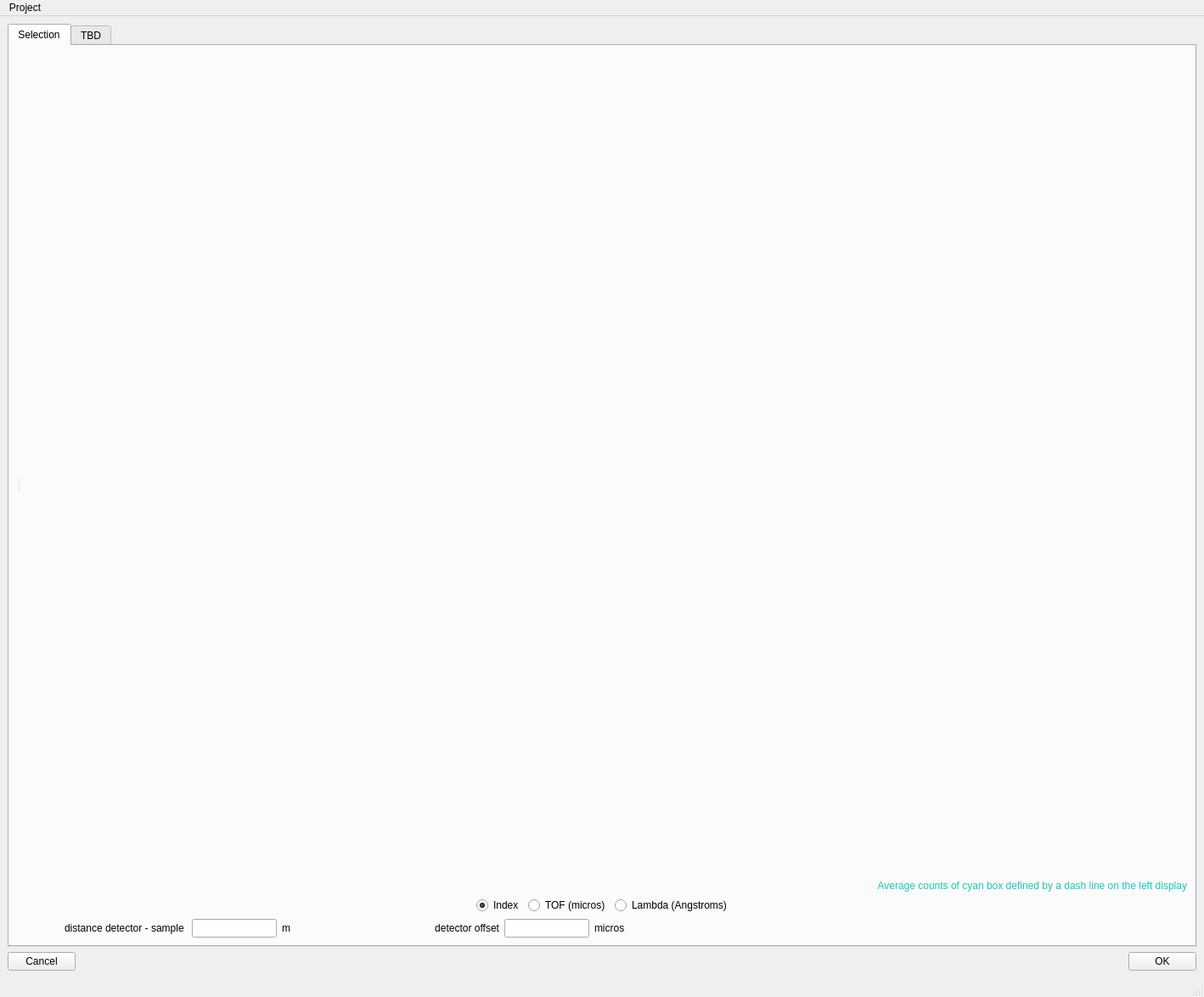
<?xml version="1.0" encoding="UTF-8"?>
<ui version="4.0">
 <class>MainWindow</class>
 <widget class="QMainWindow" name="MainWindow">
  <property name="geometry">
   <rect>
    <x>0</x>
    <y>0</y>
    <width>1418</width>
    <height>1174</height>
   </rect>
  </property>
  <property name="windowTitle">
   <string>MainWindow</string>
  </property>
  <widget class="QWidget" name="centralwidget">
   <layout class="QVBoxLayout" name="verticalLayout_4">
    <item>
     <widget class="QTabWidget" name="tabWidget">
      <property name="currentIndex">
       <number>0</number>
      </property>
      <widget class="QWidget" name="tab">
       <attribute name="title">
        <string>Selection</string>
       </attribute>
       <layout class="QVBoxLayout" name="verticalLayout_11">
        <item>
         <widget class="QSplitter" name="splitter">
          <property name="sizePolicy">
           <sizepolicy hsizetype="Expanding" vsizetype="Expanding">
            <horstretch>0</horstretch>
            <verstretch>0</verstretch>
           </sizepolicy>
          </property>
          <property name="orientation">
           <enum>Qt::Horizontal</enum>
          </property>
          <widget class="QWidget" name="layoutWidget">
           <layout class="QVBoxLayout" name="verticalLayout_7">
            <item>
             <widget class="QWidget" name="image_widget" native="true">
              <property name="sizePolicy">
               <sizepolicy hsizetype="Expanding" vsizetype="Expanding">
                <horstretch>0</horstretch>
                <verstretch>0</verstretch>
               </sizepolicy>
              </property>
             </widget>
            </item>
           </layout>
          </widget>
          <widget class="QWidget" name="layoutWidget">
           <layout class="QVBoxLayout" name="verticalLayout">
            <item>
             <widget class="QWidget" name="profile_widget" native="true">
              <property name="sizePolicy">
               <sizepolicy hsizetype="Preferred" vsizetype="Expanding">
                <horstretch>0</horstretch>
                <verstretch>0</verstretch>
               </sizepolicy>
              </property>
             </widget>
            </item>
            <item>
             <widget class="QLabel" name="info_message_about_cyan">
              <property name="palette">
               <palette>
                <active>
                 <colorrole role="WindowText">
                  <brush brushstyle="SolidPattern">
                   <color alpha="255">
                    <red>27</red>
                    <green>199</green>
                    <blue>179</blue>
                   </color>
                  </brush>
                 </colorrole>
                 <colorrole role="Text">
                  <brush brushstyle="SolidPattern">
                   <color alpha="255">
                    <red>34</red>
                    <green>217</green>
                    <blue>221</blue>
                   </color>
                  </brush>
                 </colorrole>
                </active>
                <inactive>
                 <colorrole role="WindowText">
                  <brush brushstyle="SolidPattern">
                   <color alpha="255">
                    <red>27</red>
                    <green>199</green>
                    <blue>179</blue>
                   </color>
                  </brush>
                 </colorrole>
                 <colorrole role="Text">
                  <brush brushstyle="SolidPattern">
                   <color alpha="255">
                    <red>34</red>
                    <green>217</green>
                    <blue>221</blue>
                   </color>
                  </brush>
                 </colorrole>
                </inactive>
                <disabled>
                 <colorrole role="WindowText">
                  <brush brushstyle="SolidPattern">
                   <color alpha="255">
                    <red>127</red>
                    <green>127</green>
                    <blue>127</blue>
                   </color>
                  </brush>
                 </colorrole>
                 <colorrole role="Text">
                  <brush brushstyle="SolidPattern">
                   <color alpha="255">
                    <red>127</red>
                    <green>127</green>
                    <blue>127</blue>
                   </color>
                  </brush>
                 </colorrole>
                </disabled>
               </palette>
              </property>
              <property name="text">
               <string>Average counts of cyan box defined by a dash line on the left display</string>
              </property>
              <property name="alignment">
               <set>Qt::AlignRight|Qt::AlignTrailing|Qt::AlignVCenter</set>
              </property>
             </widget>
            </item>
            <item>
             <layout class="QHBoxLayout" name="horizontalLayout_4">
              <item>
               <spacer name="horizontalSpacer_4">
                <property name="orientation">
                 <enum>Qt::Horizontal</enum>
                </property>
                <property name="sizeHint" stdset="0">
                 <size>
                  <width>40</width>
                  <height>20</height>
                 </size>
                </property>
               </spacer>
              </item>
              <item>
               <widget class="QRadioButton" name="selection_index_radiobutton">
                <property name="text">
                 <string>Index</string>
                </property>
                <property name="checked">
                 <bool>true</bool>
                </property>
               </widget>
              </item>
              <item>
               <widget class="QRadioButton" name="selection_tof_radiobutton">
                <property name="text">
                 <string>TOF (micros)</string>
                </property>
               </widget>
              </item>
              <item>
               <widget class="QRadioButton" name="selection_lambda_radiobutton">
                <property name="text">
                 <string>Lambda (Angstroms)</string>
                </property>
               </widget>
              </item>
              <item>
               <spacer name="horizontalSpacer_3">
                <property name="orientation">
                 <enum>Qt::Horizontal</enum>
                </property>
                <property name="sizeHint" stdset="0">
                 <size>
                  <width>40</width>
                  <height>20</height>
                 </size>
                </property>
               </spacer>
              </item>
             </layout>
            </item>
           </layout>
          </widget>
         </widget>
        </item>
        <item>
         <layout class="QHBoxLayout" name="horizontalLayout_2">
          <item>
           <widget class="QLabel" name="label">
            <property name="minimumSize">
             <size>
              <width>200</width>
              <height>0</height>
             </size>
            </property>
            <property name="maximumSize">
             <size>
              <width>200</width>
              <height>16777215</height>
             </size>
            </property>
            <property name="text">
             <string>distance detector - sample </string>
            </property>
            <property name="alignment">
             <set>Qt::AlignRight|Qt::AlignTrailing|Qt::AlignVCenter</set>
            </property>
           </widget>
          </item>
          <item>
           <widget class="QLineEdit" name="distance_detector_sample">
            <property name="minimumSize">
             <size>
              <width>100</width>
              <height>0</height>
             </size>
            </property>
            <property name="maximumSize">
             <size>
              <width>100</width>
              <height>16777215</height>
             </size>
            </property>
           </widget>
          </item>
          <item>
           <widget class="QLabel" name="label_2">
            <property name="minimumSize">
             <size>
              <width>50</width>
              <height>0</height>
             </size>
            </property>
            <property name="maximumSize">
             <size>
              <width>50</width>
              <height>16777215</height>
             </size>
            </property>
            <property name="text">
             <string>m</string>
            </property>
           </widget>
          </item>
          <item>
           <widget class="QLabel" name="label_4">
            <property name="minimumSize">
             <size>
              <width>200</width>
              <height>0</height>
             </size>
            </property>
            <property name="maximumSize">
             <size>
              <width>200</width>
              <height>16777215</height>
             </size>
            </property>
            <property name="text">
             <string>detector offset</string>
            </property>
            <property name="alignment">
             <set>Qt::AlignRight|Qt::AlignTrailing|Qt::AlignVCenter</set>
            </property>
           </widget>
          </item>
          <item>
           <widget class="QLineEdit" name="detector_offset">
            <property name="minimumSize">
             <size>
              <width>100</width>
              <height>0</height>
             </size>
            </property>
            <property name="maximumSize">
             <size>
              <width>100</width>
              <height>16777215</height>
             </size>
            </property>
           </widget>
          </item>
          <item>
           <widget class="QLabel" name="detector_offset_units">
            <property name="minimumSize">
             <size>
              <width>50</width>
              <height>0</height>
             </size>
            </property>
            <property name="maximumSize">
             <size>
              <width>50</width>
              <height>16777215</height>
             </size>
            </property>
            <property name="text">
             <string>micros</string>
            </property>
           </widget>
          </item>
          <item>
           <spacer name="horizontalSpacer_2">
            <property name="orientation">
             <enum>Qt::Horizontal</enum>
            </property>
            <property name="sizeType">
             <enum>QSizePolicy::Expanding</enum>
            </property>
            <property name="sizeHint" stdset="0">
             <size>
              <width>40</width>
              <height>20</height>
             </size>
            </property>
           </spacer>
          </item>
         </layout>
        </item>
       </layout>
      </widget>
      <widget class="QWidget" name="tab_2">
       <attribute name="title">
        <string>TBD</string>
       </attribute>
       <layout class="QVBoxLayout" name="verticalLayout_2"/>
      </widget>
     </widget>
    </item>
    <item>
     <layout class="QHBoxLayout" name="horizontalLayout">
      <item>
       <widget class="QPushButton" name="cancel_button">
        <property name="text">
         <string>Cancel</string>
        </property>
       </widget>
      </item>
      <item>
       <spacer name="horizontalSpacer">
        <property name="orientation">
         <enum>Qt::Horizontal</enum>
        </property>
        <property name="sizeHint" stdset="0">
         <size>
          <width>40</width>
          <height>20</height>
         </size>
        </property>
       </spacer>
      </item>
      <item>
       <widget class="QPushButton" name="apply_button">
        <property name="text">
         <string>OK</string>
        </property>
       </widget>
      </item>
     </layout>
    </item>
   </layout>
  </widget>
  <widget class="QMenuBar" name="menubar">
   <property name="geometry">
    <rect>
     <x>0</x>
     <y>0</y>
     <width>1418</width>
     <height>22</height>
    </rect>
   </property>
   <widget class="QMenu" name="menuImport_Export">
    <property name="title">
     <string>Project</string>
    </property>
    <addaction name="actionImport"/>
    <addaction name="actionExport"/>
   </widget>
   <addaction name="menuImport_Export"/>
  </widget>
  <widget class="QStatusBar" name="statusbar"/>
  <action name="actionImport_full_profiles">
   <property name="text">
    <string>Import Full Profiles ...</string>
   </property>
   <property name="toolTip">
    <string>Import all profiles of shrinkable ROIs to fit</string>
   </property>
   <property name="shortcut">
    <string>Ctrl+I</string>
   </property>
  </action>
  <action name="actionExport">
   <property name="enabled">
    <bool>false</bool>
   </property>
   <property name="text">
    <string>Export ...</string>
   </property>
   <property name="toolTip">
    <string>Export profiles of all shrinkable ROIs of peak selected</string>
   </property>
   <property name="shortcut">
    <string>Ctrl+E</string>
   </property>
  </action>
  <action name="actionExport_fitting_profiles">
   <property name="text">
    <string>Export Fitting Profiles ...</string>
   </property>
  </action>
  <action name="actionImport">
   <property name="text">
    <string>Import ...</string>
   </property>
   <property name="shortcut">
    <string>Ctrl+I</string>
   </property>
  </action>
 </widget>
 <resources/>
 <connections>
  <connection>
   <sender>cancel_button</sender>
   <signal>clicked()</signal>
   <receiver>MainWindow</receiver>
   <slot>cancel_clicked()</slot>
   <hints>
    <hint type="sourcelabel">
     <x>83</x>
     <y>1140</y>
    </hint>
    <hint type="destinationlabel">
     <x>179</x>
     <y>478</y>
    </hint>
   </hints>
  </connection>
  <connection>
   <sender>apply_button</sender>
   <signal>clicked()</signal>
   <receiver>MainWindow</receiver>
   <slot>apply_clicked()</slot>
   <hints>
    <hint type="sourcelabel">
     <x>1405</x>
     <y>1140</y>
    </hint>
    <hint type="destinationlabel">
     <x>552</x>
     <y>492</y>
    </hint>
   </hints>
  </connection>
  <connection>
   <sender>distance_detector_sample</sender>
   <signal>returnPressed()</signal>
   <receiver>MainWindow</receiver>
   <slot>distance_detector_sample_changed()</slot>
   <hints>
    <hint type="sourcelabel">
     <x>343</x>
     <y>1068</y>
    </hint>
    <hint type="destinationlabel">
     <x>672</x>
     <y>426</y>
    </hint>
   </hints>
  </connection>
  <connection>
   <sender>detector_offset</sender>
   <signal>returnPressed()</signal>
   <receiver>MainWindow</receiver>
   <slot>detector_offset_changed()</slot>
   <hints>
    <hint type="sourcelabel">
     <x>719</x>
     <y>1068</y>
    </hint>
    <hint type="destinationlabel">
     <x>672</x>
     <y>426</y>
    </hint>
   </hints>
  </connection>
  <connection>
   <sender>selection_index_radiobutton</sender>
   <signal>clicked()</signal>
   <receiver>MainWindow</receiver>
   <slot>selection_axis_changed()</slot>
   <hints>
    <hint type="sourcelabel">
     <x>836</x>
     <y>995</y>
    </hint>
    <hint type="destinationlabel">
     <x>672</x>
     <y>426</y>
    </hint>
   </hints>
  </connection>
  <connection>
   <sender>selection_lambda_radiobutton</sender>
   <signal>clicked()</signal>
   <receiver>MainWindow</receiver>
   <slot>selection_axis_changed()</slot>
   <hints>
    <hint type="sourcelabel">
     <x>1114</x>
     <y>995</y>
    </hint>
    <hint type="destinationlabel">
     <x>672</x>
     <y>426</y>
    </hint>
   </hints>
  </connection>
  <connection>
   <sender>selection_tof_radiobutton</sender>
   <signal>clicked()</signal>
   <receiver>MainWindow</receiver>
   <slot>selection_axis_changed()</slot>
   <hints>
    <hint type="sourcelabel">
     <x>951</x>
     <y>995</y>
    </hint>
    <hint type="destinationlabel">
     <x>672</x>
     <y>426</y>
    </hint>
   </hints>
  </connection>
  <connection>
   <sender>actionExport</sender>
   <signal>triggered()</signal>
   <receiver>MainWindow</receiver>
   <slot>export_button_clicked()</slot>
   <hints>
    <hint type="sourcelabel">
     <x>-1</x>
     <y>-1</y>
    </hint>
    <hint type="destinationlabel">
     <x>672</x>
     <y>426</y>
    </hint>
   </hints>
  </connection>
  <connection>
   <sender>actionImport</sender>
   <signal>triggered()</signal>
   <receiver>MainWindow</receiver>
   <slot>import_button_clicked()</slot>
   <hints>
    <hint type="sourcelabel">
     <x>-1</x>
     <y>-1</y>
    </hint>
    <hint type="destinationlabel">
     <x>672</x>
     <y>426</y>
    </hint>
   </hints>
  </connection>
  <connection>
   <sender>tabWidget</sender>
   <signal>currentChanged(int)</signal>
   <receiver>MainWindow</receiver>
   <slot>switching_master_tab_clicked()</slot>
   <hints>
    <hint type="sourcelabel">
     <x>672</x>
     <y>400</y>
    </hint>
    <hint type="destinationlabel">
     <x>672</x>
     <y>426</y>
    </hint>
   </hints>
  </connection>
 </connections>
 <slots>
  <slot>cancel_clicked()</slot>
  <slot>apply_clicked()</slot>
  <slot>distance_detector_sample_changed()</slot>
  <slot>detector_offset_changed()</slot>
  <slot>selection_axis_changed()</slot>
  <slot>fitting_axis_changed()</slot>
  <slot>selection_roi_slider_changed()</slot>
  <slot>fit_that_selection_pushed()</slot>
  <slot>roi_radiobuttons_changed()</slot>
  <slot>profile_of_bin_size_slider_changed()</slot>
  <slot>export_full_profiles_button_clicked()</slot>
  <slot>import_full_profiles_button_clicked()</slot>
  <slot>switching_master_tab_clicked()</slot>
  <slot>high_lambda_table_clicked()</slot>
  <slot>low_lambda_table_clicked()</slot>
  <slot>bragg_peak_table_clicked()</slot>
  <slot>export_button_clicked()</slot>
  <slot>import_button_clicked()</slot>
  <slot>kropff_toolbox_changed()</slot>
  <slot>kropff_fit_high_lambda_region_clicked()</slot>
  <slot>kropff_fit_low_lambda_region_clicked()</slot>
  <slot>kropff_fit_bragg_peak_region_clicked()</slot>
  <slot>fit_kropff_button_pushed()</slot>
  <slot>update_kropff_high_plot()</slot>
  <slot>update_kropff_low_plot()</slot>
  <slot>update_kropff_bragg_peak_plot()</slot>
  <slot>kropff_bragg_peak_right_click()</slot>
  <slot>kropff_bragg_peak_selection_mode_changed()</slot>
  <slot>march_dollase_move_row_up_clicked()</slot>
  <slot>march_dollase_move_row_down_clicked()</slot>
  <slot>march_dollase_table_clicked()</slot>
  <slot>march_dollase_table_right_clicked()</slot>
  <slot>march_dollase_advanced_mode_clicked()</slot>
  <slot>march_dollase_item_to_plot_changed()</slot>
  <slot>tab_algorithm_changed()</slot>
  <slot>march_dollase_fit_button_clicked()</slot>
  <slot>march_dollase_result_table_clicked()</slot>
  <slot>march_dollase_result_selection_mode_clicked()</slot>
  <slot>march_dollase_toolbox_changed()</slot>
  <slot>march_dollase_result_table_right_clicked()</slot>
 </slots>
</ui>
